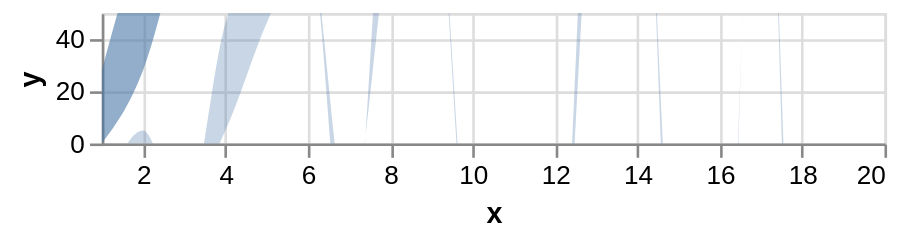

Describe this chart as a Vega-Lite specification.
### Vega specification from a JSON file in a GitHub repository (floating-point values rounded to 4 significant figures)
{"$schema": "https://vega.github.io/schema/vega/v6.json", "description": "Horizon Graph with 2 layers. (See https://idl.cs.washington.edu/papers/horizon/ for more details on Horizon Graphs.)", "background": "white", "padding": 5, "width": 300, "height": 50, "style": "cell", "data": [{"name": "source_0", "values": [{"x": 1, "y": 28}, {"x": 2, "y": 55}, {"x": 3, "y": 43}, {"x": 4, "y": 91}, {"x": 5, "y": 81}, {"x": 6, "y": 53}, {"x": 7, "y": 19}, {"x": 8, "y": 87}, {"x": 9, "y": 52}, {"x": 10, "y": 48}, {"x": 11, "y": 24}, {"x": 12, "y": 49}, {"x": 13, "y": 87}, {"x": 14, "y": 66}, {"x": 15, "y": 17}, {"x": 16, "y": 27}, {"x": 17, "y": 68}, {"x": 18, "y": 16}, {"x": 19, "y": 49}, {"x": 20, "y": 15}]}, {"name": "data_0", "source": "source_0", "transform": [{"type": "formula", "expr": "toNumber(datum[\"x\"])", "as": "x"}]}, {"name": "data_1", "source": "data_0", "transform": [{"type": "stack", "groupby": [], "field": "y", "sort": {"field": [], "order": []}, "as": ["y_start", "y_end"], "offset": "zero"}]}, {"name": "data_2", "source": "data_0", "transform": [{"type": "formula", "expr": "datum.y - 50", "as": "ny"}, {"type": "stack", "groupby": [], "field": "ny", "sort": {"field": [], "order": []}, "as": ["ny_start", "ny_end"], "offset": "zero"}]}], "marks": [{"name": "layer_0_marks", "type": "area", "clip": true, "style": ["area"], "sort": {"field": "x"}, "from": {"data": "data_1"}, "encode": {"update": {"opacity": {"value": 0.6}, "orient": {"value": "vertical"}, "fill": {"value": "#4c78a8"}, "description": {"signal": "\"x: \" + (format(datum[\"x\"], \"\")) + \"; y: \" + (format(datum[\"y\"], \"\"))"}, "x": {"scale": "x", "field": "x"}, "y": {"scale": "y", "field": "y_end"}, "y2": {"scale": "y", "field": "y_start"}, "defined": {"signal": "isValid(datum[\"x\"]) && isFinite(+datum[\"x\"]) && isValid(datum[\"y\"]) && isFinite(+datum[\"y\"])"}}}}, {"name": "layer_1_marks", "type": "area", "clip": true, "style": ["area"], "sort": {"field": "x"}, "from": {"data": "data_2"}, "encode": {"update": {"orient": {"value": "vertical"}, "fill": {"value": "#4c78a8"}, "opacity": {"value": 0.3}, "description": {"signal": "\"x: \" + (format(datum[\"x\"], \"\")) + \"; ny: \" + (format(datum[\"ny\"], \"\"))"}, "x": {"scale": "x", "field": "x"}, "y": {"scale": "y", "field": "ny_end"}, "y2": {"scale": "y", "field": "ny_start"}, "defined": {"signal": "isValid(datum[\"x\"]) && isFinite(+datum[\"x\"]) && isValid(datum[\"ny\"]) && isFinite(+datum[\"ny\"])"}}}}], "scales": [{"name": "x", "type": "linear", "domain": {"fields": [{"data": "data_1", "field": "x"}, {"data": "data_2", "field": "x"}]}, "range": [0, {"signal": "width"}], "nice": false, "zero": false}, {"name": "y", "type": "linear", "domain": [0, 50], "range": [{"signal": "height"}, 0], "zero": true}], "axes": [{"scale": "x", "orient": "bottom", "gridScale": "y", "grid": true, "tickCount": {"signal": "ceil(width/40)"}, "domain": false, "labels": false, "aria": false, "maxExtent": 0, "minExtent": 0, "ticks": false, "zindex": 0}, {"scale": "y", "orient": "left", "gridScale": "x", "grid": true, "tickCount": {"signal": "ceil(height/40)"}, "domain": false, "labels": false, "aria": false, "maxExtent": 0, "minExtent": 0, "ticks": false, "zindex": 0}, {"scale": "x", "orient": "bottom", "grid": false, "title": "x", "labelFlush": true, "labelOverlap": true, "tickCount": {"signal": "ceil(width/40)"}, "zindex": 0}, {"scale": "y", "orient": "left", "grid": false, "title": "y", "labelOverlap": true, "tickCount": {"signal": "ceil(height/40)"}, "zindex": 0}], "config": {"style": {"area": {"interpolate": "monotone"}}}}
